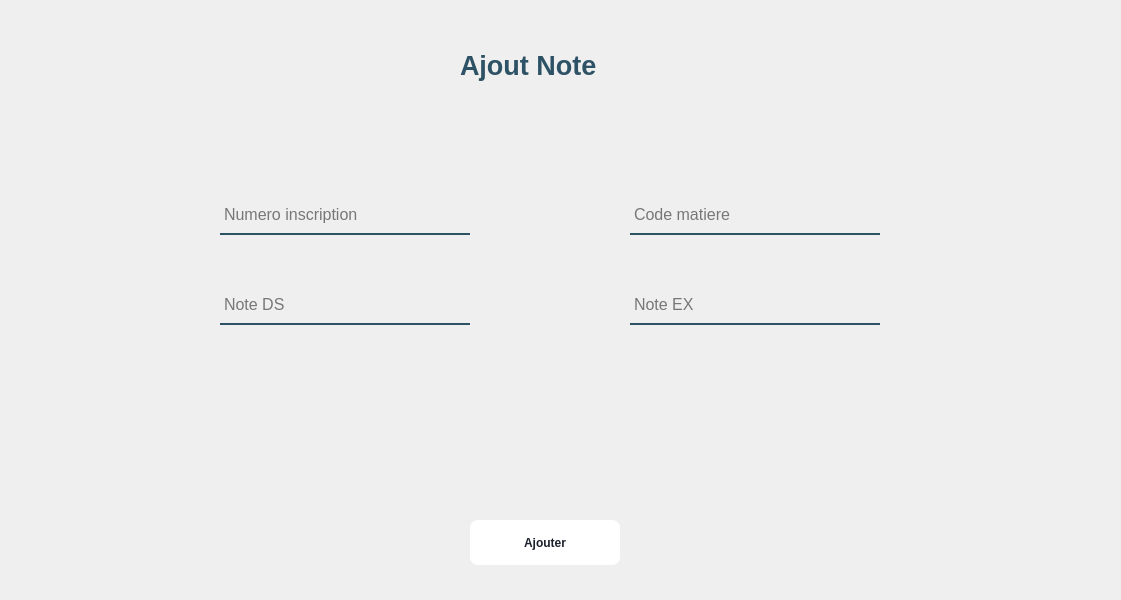
<?xml version="1.0" encoding="UTF-8"?>
<ui version="4.0">
 <class>Dialog</class>
 <widget class="QDialog" name="Dialog">
  <property name="geometry">
   <rect>
    <x>0</x>
    <y>0</y>
    <width>1121</width>
    <height>600</height>
   </rect>
  </property>
  <property name="windowTitle">
   <string>Dialog</string>
  </property>
  <widget class="QLabel" name="label_10">
   <property name="geometry">
    <rect>
     <x>460</x>
     <y>40</y>
     <width>171</width>
     <height>51</height>
    </rect>
   </property>
   <property name="font">
    <font>
     <family>Arial</family>
     <pointsize>20</pointsize>
     <weight>75</weight>
     <bold>true</bold>
    </font>
   </property>
   <property name="styleSheet">
    <string notr="true">color:rgba(46,82,101,255);
background-color:rgba(0,0,0,0);
</string>
   </property>
   <property name="text">
    <string>Ajout Note</string>
   </property>
  </widget>
  <widget class="QLineEdit" name="lineEdit_3">
   <property name="geometry">
    <rect>
     <x>220</x>
     <y>290</y>
     <width>250</width>
     <height>35</height>
    </rect>
   </property>
   <property name="font">
    <font>
     <pointsize>12</pointsize>
    </font>
   </property>
   <property name="styleSheet">
    <string notr="true">background-color:rgba(0,0,0,0);
border: 2px solid rgba(0,0,0,0);
border-bottom-color:rgba(46,82,101,255);
color:rgb(0,0,0);
padding-bottom:7px;</string>
   </property>
   <property name="placeholderText">
    <string>Note DS</string>
   </property>
  </widget>
  <widget class="QLineEdit" name="lineEdit_2">
   <property name="geometry">
    <rect>
     <x>630</x>
     <y>200</y>
     <width>250</width>
     <height>35</height>
    </rect>
   </property>
   <property name="font">
    <font>
     <pointsize>12</pointsize>
    </font>
   </property>
   <property name="styleSheet">
    <string notr="true">background-color:rgba(0,0,0,0);
border: 2px solid rgba(0,0,0,0);
border-bottom-color:rgba(46,82,101,255);
color:rgb(0,0,0);
padding-bottom:7px;</string>
   </property>
   <property name="text">
    <string/>
   </property>
   <property name="placeholderText">
    <string>Code matiere</string>
   </property>
  </widget>
  <widget class="QLabel" name="label_4">
   <property name="geometry">
    <rect>
     <x>0</x>
     <y>-140</y>
     <width>1131</width>
     <height>761</height>
    </rect>
   </property>
   <property name="styleSheet">
    <string notr="true">border-image:url(:/img/897.jpg);</string>
   </property>
   <property name="text">
    <string/>
   </property>
  </widget>
  <widget class="QPushButton" name="pushButton">
   <property name="geometry">
    <rect>
     <x>470</x>
     <y>520</y>
     <width>150</width>
     <height>45</height>
    </rect>
   </property>
   <property name="font">
    <font>
     <pointsize>-1</pointsize>
     <weight>87</weight>
     <bold>true</bold>
    </font>
   </property>
   <property name="styleSheet">
    <string notr="true">  background: #FFFFFF;
  border: 0 solid #E2E8F0;
  color: #1A202C;
  font-size: 12px;
  font-weight: 700;
  height: 56px;
  border-radius: 8px;

</string>
   </property>
   <property name="text">
    <string>Ajouter</string>
   </property>
  </widget>
  <widget class="QLineEdit" name="lineEdit">
   <property name="geometry">
    <rect>
     <x>220</x>
     <y>200</y>
     <width>250</width>
     <height>35</height>
    </rect>
   </property>
   <property name="font">
    <font>
     <pointsize>12</pointsize>
    </font>
   </property>
   <property name="styleSheet">
    <string notr="true">background-color:rgba(0,0,0,0);
border: 2px solid rgba(0,0,0,0);
border-bottom-color:rgba(46,82,101,255);
color:rgb(0,0,0);
padding-bottom:7px;</string>
   </property>
   <property name="placeholderText">
    <string>Numero inscription</string>
   </property>
  </widget>
  <widget class="QLineEdit" name="lineEdit_4">
   <property name="geometry">
    <rect>
     <x>630</x>
     <y>290</y>
     <width>250</width>
     <height>35</height>
    </rect>
   </property>
   <property name="font">
    <font>
     <pointsize>12</pointsize>
    </font>
   </property>
   <property name="styleSheet">
    <string notr="true">background-color:rgba(0,0,0,0);
border: 2px solid rgba(0,0,0,0);
border-bottom-color:rgba(46,82,101,255);
color:rgb(0,0,0);
padding-bottom:7px;</string>
   </property>
   <property name="placeholderText">
    <string>Note EX</string>
   </property>
  </widget>
  <zorder>label_4</zorder>
  <zorder>label_10</zorder>
  <zorder>lineEdit_3</zorder>
  <zorder>lineEdit_2</zorder>
  <zorder>pushButton</zorder>
  <zorder>lineEdit</zorder>
  <zorder>lineEdit_4</zorder>
 </widget>
 <resources>
  <include location="../img/back.qrc"/>
 </resources>
 <connections/>
</ui>
